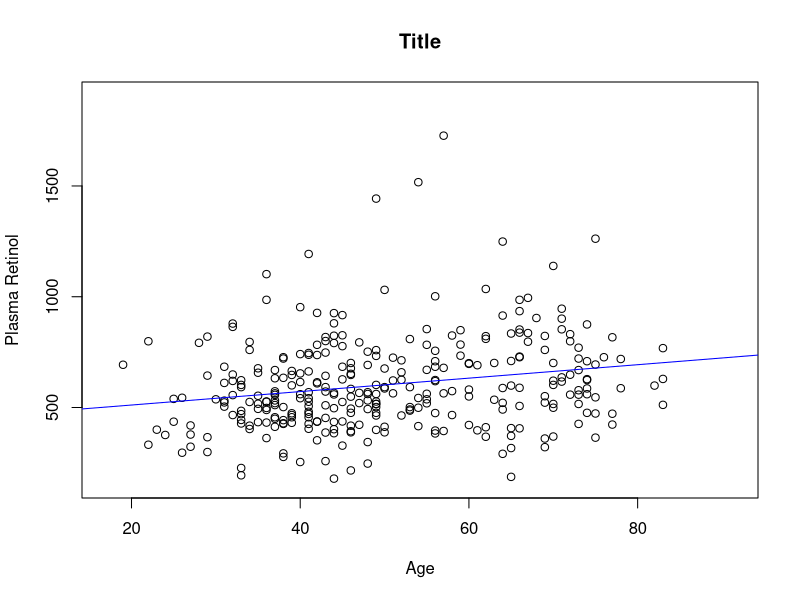
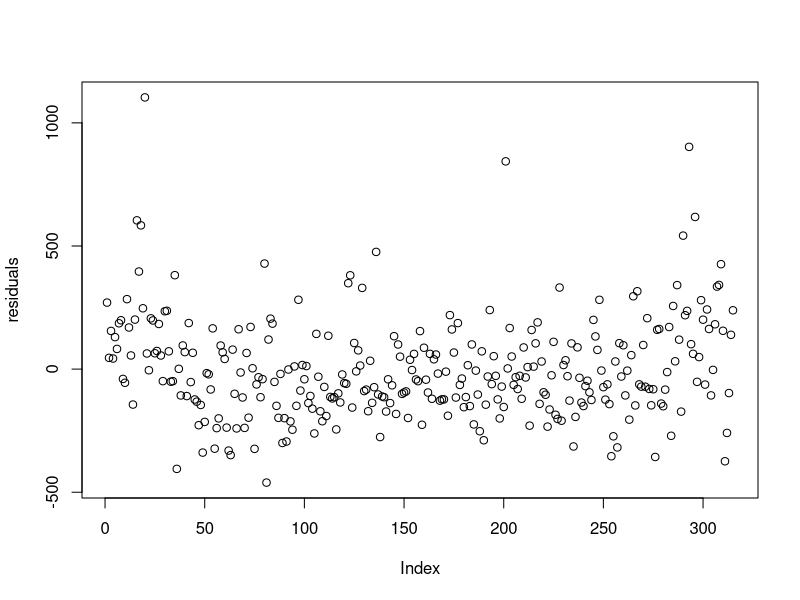
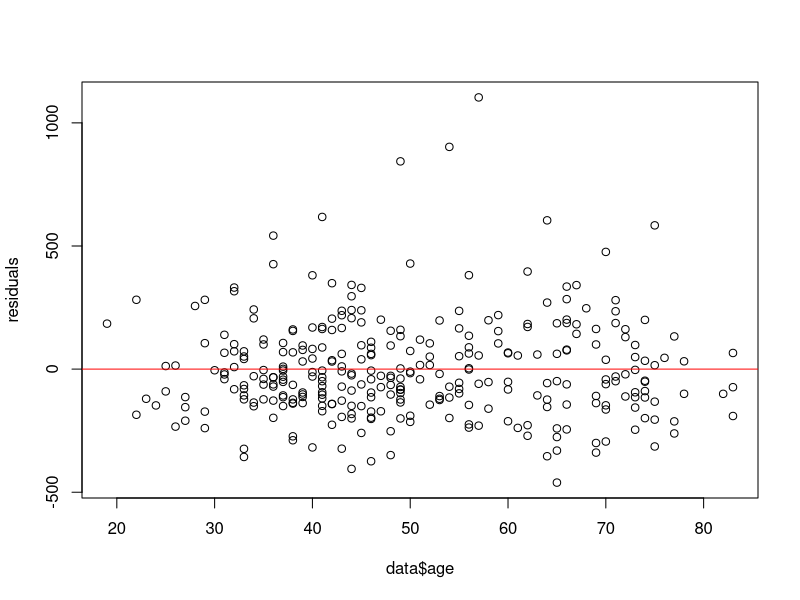
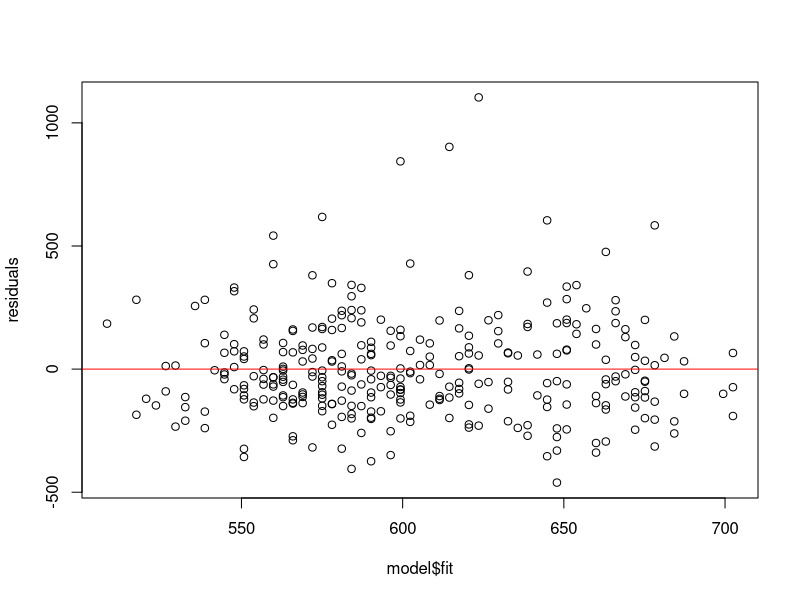
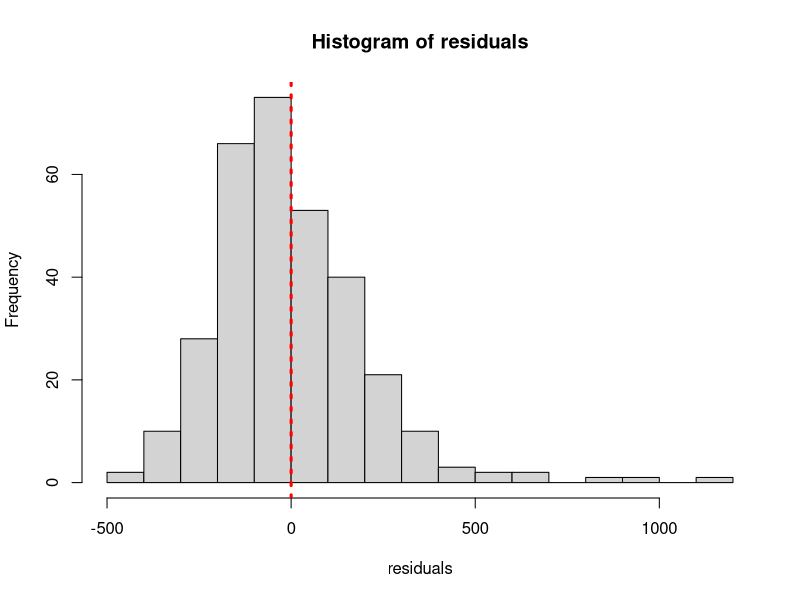
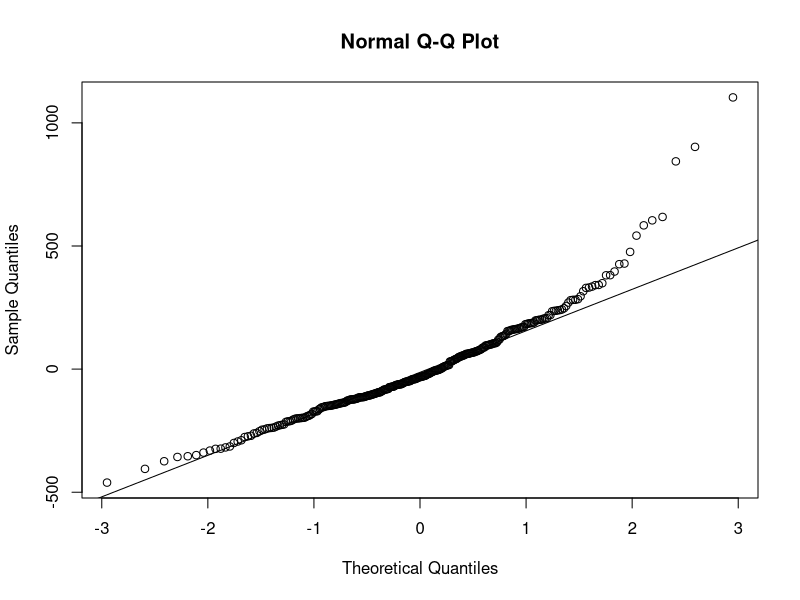
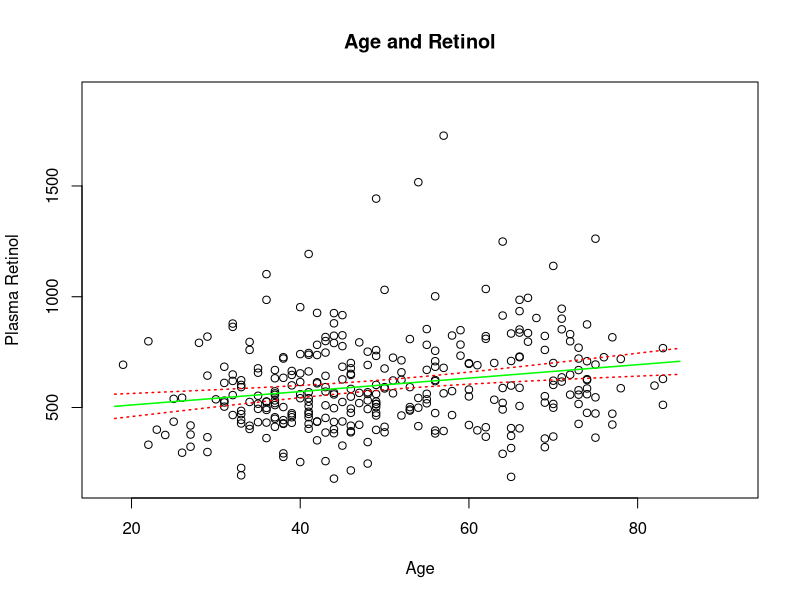
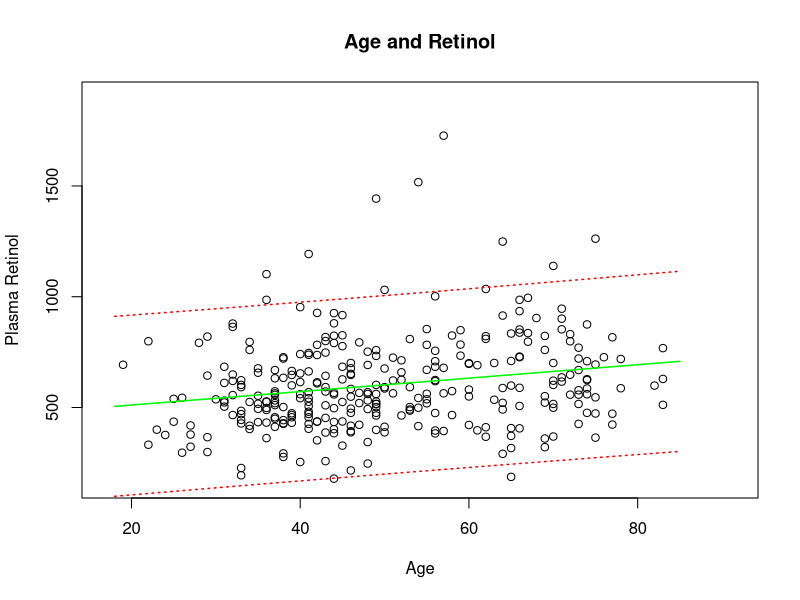

Write the R code that produced these figures, in order.
# Project 1
library(readxl)
raw <- read_excel("./data_project1.xlsx")
data <- as.data.frame(raw)

# We want to model how Plasma Retinol varies with Age. 
# Plot them against each other and determine, visualy, whether a linear relationship might be appropriate.
min_retplasma <- min(data$retplasma)
max_retplasma <- max(data$retplasma)
min_age <- min(data$age)
max_age <- max(data$age)

l_lim_y <- 0.9 * min_retplasma
u_lim_y <- 1.1 * max_retplasma
l_lim_x <- min_age * 0.9
u_lim_x <- max_age * 1.1

with(data, plot(retplasma ~ age, 
                    xlab="Age", ylab="Plasma Retinol",
                    xlim=c(l_lim_x,u_lim_x), ylim=c(l_lim_y,u_lim_y), main="Title"))

# Fit the model retplasma = ??0 + ??1 ?? age + ?? and report the ??-estimates together with their 95% confidence intervals.
# Are the parameters significant?
model <- lm(retplasma ~ age, data = data)  
summary(model)
abline(model,col="blue")
confint(model)

# What happens, on average, to the Plasma Retinal level if we increase the age by 1 year? 
# Calculate a 95 % confidence interval for the change. 
# Does the size of the change depend on the age?
# E[Beta1] is 3.0337 and confidence interval is:
confint(model)[2,]
# Doesn't depend on age since linear regression model. 


#Investigate the residuals. Do they fulfil the model asumptions? If not, what seems to be the problem?
residuals <- resid(model)
plot(residuals) # Check randomly scattered around zero

plot(residuals~data$age) # Check eventual dependency against age
abline(h=0, col='red')

plot(residuals~model$fit) # Check eventaul dependency against fit
abline(h=0, col='red')

hist(residuals, breaks = 20)
abline(v=mean(residuals), col='red', lty=3, lwd=3) # Slightly skewed residuals

# Check normality 
qqnorm(residuals)
qqline(residuals) # Residuals right-skewed, high values higher due to long heavier tail, 
# low values not as "extreme" as expected

#Ignoring any problems with the residuals, calculate the 95% confidence interval 
#for the expected Plasma Retinol for ages 18,...,85 and add it to the plot of the data, 
#together with the estimated relationship. 
#Do the problems with the residuals seem to have an implact?
new_data <- data.frame(age = 18:85)
prediction <- predict(model, new_data, interval='confidence')
with(data, plot(retplasma ~ age, 
                xlab="Age", ylab="Plasma Retinol",
                xlim=c(l_lim_x,u_lim_x), ylim=c(l_lim_y,u_lim_y), main="Age and Retinol"))
lines(prediction[,1]~new_data$age,col="green", lwd=1.5)
lines(prediction[,2]~new_data$age,col="red", lwd=1.5, lty=3)
lines(prediction[,3]~new_data$age,col="red", lwd=1.5, lty=3)

#Calculate the 95 % prediction interval for the expected Plasma Retinol for ages 18,. . . ,85 and add it to the plot. 
#Do you find any problems here? How does this relate to the problem with the residuals?
prediction2 <- predict(model, new_data, interval='prediction')
with(data, plot(retplasma ~ age, 
                xlab="Age", ylab="Plasma Retinol",
                xlim=c(l_lim_x,u_lim_x), ylim=c(l_lim_y,u_lim_y), main="Age and Retinol"))
lines(prediction2[,1]~new_data$age,col="green", lwd=1.5)
lines(prediction2[,2]~new_data$age,col="red", lwd=1.5, lty=3)
lines(prediction2[,3]~new_data$age,col="red", lwd=1.5, lty=3)
# Almost all outlier data-points are above our confidence interval.

#Report a 95 % prediction interval for the observed Plasma Retinol of a 30 year old person, as well as for a 70 year old person. 
#Are there any substantial differences in the widths of the two intervals? Why or why not?

thirty <- predict(model, data.frame(age=30), interval='prediction')
abs(thirty[,2]-thirty[,3]) # Width of confidence interval
seventy <- predict(model, data.frame(age=70), interval='prediction')
abs(seventy[,2]-seventy[,3]) # Width of confidence interval

###################################################################################################
#                                          3.2                                                    #
###################################################################################################


# Investigate whether taking the logarithm of the Plasma Retinol might improve the model fit and reduce
# the problems with the residuals by fitting the new model log(retplasma) = ??0 + ??1 ?? age + ??. Report
# the estimates and their confidence intervals. Are they significant?

# Taking adding a column in data for logarithm Plasma Retinol
data.logRet <- data
data.logRet$logRet <- log(data$retplasma)

# Plot
with(data.logRet, plot(logRet ~ age, 
                xlab="Age", ylab="log Plasma Retinol",
                main="log Retinol and Age"))

# Linear fit
model2 <- lm(logRet ~ age, data = data.logRet)  
summary(model2)
confint(model2)
abline(model2, col='blue')

# Investigate the new residuals. Do they fulfill the model assumptions? Did the transformation solve the
# problems?

residuals2 <- resid(model2)

plot(residuals2~model2$fit) # Check eventaul dependency against fit
abline(h=0, col='red')

hist(residuals2, breaks = 20)
abline(v=mean(residuals2), col='red', lty=3, lwd=3) # Slightly skewed residuals

# Check normality 
qqnorm(residuals2)
qqline(residuals2) 

# The residuals seem to have improved but do still exhibit fatter tails than a normal distribution.
# Modelling residuals as student-t distributed could be a good approach to get rid of this. 


# Write down how Plasma retinol depends on age and plot the data again, adding this new, non-linear,
# fit. What happens, on average, to the Plasma Retinal level if we increase the age by 1 year? Calculate a
# 95 % confidence interval for this change. Does the size of the change (in ng/ml) depend on the age?

# Plot exp( fitted values ) against age
with(data, plot(retplasma ~ age, 
                xlab="Age", ylab="Plasma Retinol",
                xlim=c(l_lim_x,u_lim_x), ylim=c(l_lim_y,u_lim_y), main="Title"))
lines(exp(model2$fit)~age, data=data.logRet, col='red')

plot(exp(model2$fit)~age, data=data.logRet, col='red')

# Since the values of beta1*age_i range between such low values, the dependency between age and ret almost linear.
# Although the dependency is actually exponential. 

# Calculate the 95 % confidence interval for the expected log Plasma Retinol for ages 18,. . . ,85 and
# transform it into the original scale. Add it to the plot of the data, Any major differences compared to
# the previous model? Why or why not?

new_data <- data.frame(age = 18:85)
prediction3 <- exp(predict(model2, new_data, interval='confidence'))
with(data, plot(retplasma ~ age, 
                xlab="Age", ylab="Plasma Retinol",
                xlim=c(l_lim_x,u_lim_x), ylim=c(l_lim_y,u_lim_y), main="Age and log Retinol"))
# Confidence intervals without transformation
lines(prediction[,1]~new_data$age,col="green", lwd=1.5)
lines(prediction[,2]~new_data$age,col="red", lwd=1.5, lty=3)
lines(prediction[,3]~new_data$age,col="red", lwd=1.5, lty=3)
# Confidence intervals with transformation
lines(prediction3[,1]~new_data$age,col="pink", lwd=1.5)
lines(prediction3[,2]~new_data$age,col="blue", lwd=1.5, lty=3)
lines(prediction3[,3]~new_data$age,col="blue", lwd=1.5, lty=3)

# Calculate the 95 % prediction interval for the expected log Plasma Retinol for ages 18,. . . ,85, transform
# it into the original scale and add it to the plot. Do you find any problems here now? Any major
# differences compared to the previous model?

prediction4 <- exp(predict(model2, new_data, interval='prediction'))
with(data, plot(retplasma ~ age, 
                xlab="Age", ylab="Plasma Retinol",
                xlim=c(l_lim_x,u_lim_x), ylim=c(l_lim_y,u_lim_y), main="Age and Retinol"))
# Confidence intervals without transformation
lines(prediction2[,1]~new_data$age,col="green", lwd=1.5)
lines(prediction2[,2]~new_data$age,col="red", lwd=1.5, lty=3)
lines(prediction2[,3]~new_data$age,col="red", lwd=1.5, lty=3)
# Confidence intervals with transformation
lines(prediction4[,1]~new_data$age,col="pink", lwd=1.5)
lines(prediction4[,2]~new_data$age,col="blue", lwd=1.5, lty=3)
lines(prediction4[,3]~new_data$age,col="blue", lwd=1.5, lty=3)

# Report a 95 % prediction interval for the observed Plasma Retinol of a 30 year old person, as well a
# for a 70 year old person. Are there any substantial differences in the widths of the two intervals? Why
# or why not?

thirty <- exp(predict(model2, data.frame(age=30), interval='prediction'))
abs(thirty[,2]-thirty[,3]) # Width of confidence interval
seventy <- exp(predict(model2, data.frame(age=70), interval='prediction'))
abs(seventy[,2]-seventy[,3]) # Width of confidence interval

# R-squared scores - for fun
summary(model2)[8]
summary(model2)[9]
summary(model)[8]
summary(model)[9]

###################################################################################################
#                                          3.3                                                    #
###################################################################################################

# Fit a model using the background variables (age, sex, smokstat and quetelet), report the parameter
# estimates and their corresponding 95 % confidence intervals. Also determine whether all the
# variables have a significant contribution to the model.
# Use the fitted model to construct an interval that would be expected to contain 95 % of the Plasma
# beta-carotene values of persons that are 50 years old, male, have never smoked and have a BMI of 30.

data.logRet$quetelet <- as.double(data.logRet$quetelet) # Fix quetelet from char to  double
model3 <- lm(betaplasma ~ age+sex+smokstat+quetelet, data = data.logRet) # Logarithm? Check? 
summary(model3) # Only intercept, smokstat and quetlet are significant

new_data <- data.frame(age = 50, sex=1, smokstat=1, quetelet=30)
predict(model3, new_data, interval='confidence')

# Fit a model using the dietary factors (vituse, calories, fat, fiber, alcohol, cholesterol and betadiet) instead.
# Are all the variables significant? If not, use a stepwise procedure to reduce the model. 
# Report the parameter estimates and the corresponding confidence intervals of the reduced
# model. Use the reduced model to construct an interval that would be expected to contain 95 % of the Plasma
# beta-carotene values of persons that never eat vitamins, consume 1200 calories, 50 grams of fat,
# 20 grams of fiber, no alcohol, 300 mg cholesterol and 1500 mcg dietary beta-carotene per day.

# We now have two competing models, the background variables model in (a) and the (reduced)
# dietary factors model in (b). Compare the two models regarding, e.g., their ability to explain the
# variability in Plasma beta-carotene. Which model seems best?
# Try to find a better model using both some of the background variables and some of the dietary factors.
# Compare its ability to explain the variability to the models from (a) and (b).

# Now we turn our attention to the, possibly, problematic extreme alcohol consumer by investigating
# the leverage, studentized residuals, Cook???s distance and DFbetas of the (reduced) dietary factors model
# in (b). Has the person had any problematic influence on the model estimates? Are there any other
# persons that have had a problematic influence?



### Notes ###
# Interperting QQ-plot https://www.youtube.com/watch?v=-KXy4i8awOg&t=1s
